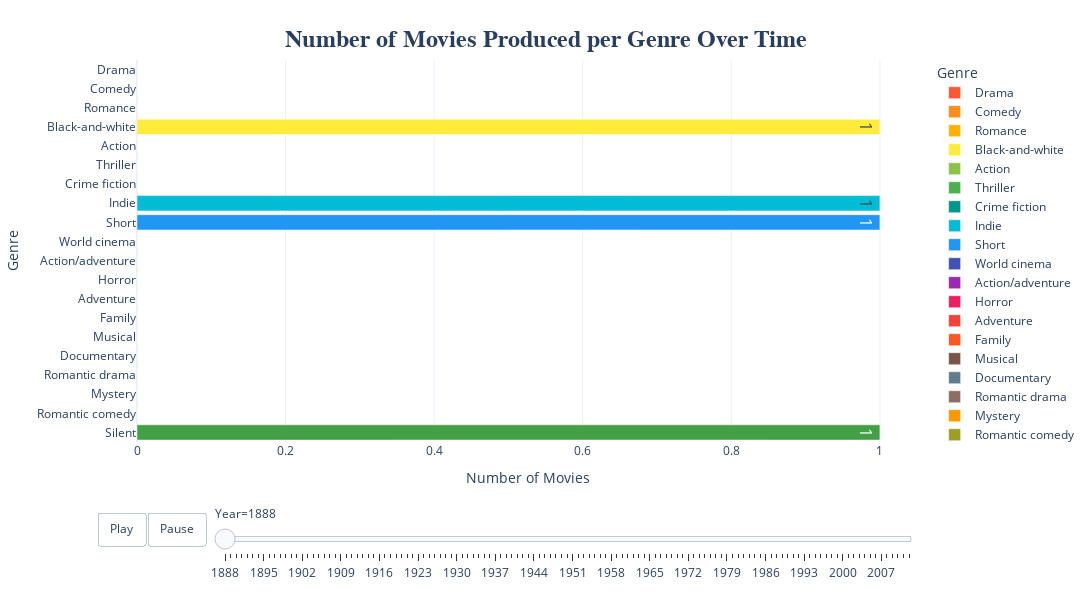

The cell this chart's notebook holds for it:
### Markdown cell above
## GRAPH: Movie Race: Number of Movies Produced per Genre Over Time

### Code cell
# Group by 'release_date' and 'genres', and count the number of movies
df_bar_race = (df_movies_tmdb_ratings
               .groupby(['release_date', 'genres'])
               .size()
               .reset_index(name='Count')
               .rename(columns={'release_date': 'Year', 'genres': 'Genre'}))

# Sort by 'Year' and 'Genre' and apply cumulative sum
df_bar_race.sort_values(by=['Genre', 'Year'], inplace=True)
df_bar_race['Count'] = df_bar_race.groupby('Genre')['Count'].cumsum()

# Create a full range of years and all genre combinations
#df_bar_race['Year'] = df_bar_race['Year'].dt.year

min_year, max_year = df_bar_race['Year'].min(), df_bar_race['Year'].max()

all_years = pd.Series(range(min_year, max_year + 1), name='Year')
all_combinations = pd.MultiIndex.from_product([all_years, all_genres], names=['Year', 'Genre']).to_frame(index=False)

# Merge with the existing dataframe and fill missing values
df_bar_race_full = all_combinations.merge(df_bar_race, on=['Year', 'Genre'], how='left')
df_bar_race_full['Count'] = df_bar_race_full.groupby('Genre')['Count'].ffill().fillna(0)


# Plot the bar race 
fig = px.bar(
    df_bar_race_full,
    x='Count',
    y='Genre',
    color='Genre',
    animation_frame='Year',
    orientation='h',
    labels={'Count': 'Number of Movies', 'Genre': 'Genre'},
    text_auto = True,
    template='plotly_white',
    color_discrete_map = genres_palette
)

# Update traces and layout
fig.update_traces(textposition = 'inside', textfont_size = 50)
fig.update_layout(
    title={'text': 'Number of Movies Produced per Genre Over Time',
           'font': {'size': 24, 'family': 'Arial', 'weight': 'bold'}, 
           'x': 0.5,
           'y': 0.95,
           'xanchor':'center',
           'yanchor':'top'},
    height=600,  
    width=1600   
)

# Set the duration
fig.update_layout(
    updatemenus=[{
        'type': 'buttons',
        'showactive': False,
        'buttons': [{
            'label': 'Play',
            'method': 'animate',
            'args': [None, {'frame': {'duration': 500, 'redraw': True}, 'fromcurrent': True}]
        }, {
            'label': 'Pause',
            'method': 'animate',
            'args': [[None], {'frame': {'duration': 0, 'redraw': False}, 'mode': 'immediate'}]
        }]
    }]
)


fig.show()

### Figure 1 — Plotly figure (JSON) as saved in the notebook; plotly's stock layout.template omitted (floating-point values rounded to 4 significant figures)
{"data": [{"alignmentgroup": "True", "hovertemplate": "Genre=%{y}<br>Year=1888<br>Number of Movies=%{x}<extra></extra>", "legendgroup": "Drama", "marker": {"color": "#FF5733", "pattern": {"shape": ""}}, "name": "Drama", "offsetgroup": "Drama", "orientation": "h", "showlegend": true, "textfont": {"size": 50}, "textposition": "inside", "texttemplate": "%{x}", "type": "bar", "x": [0], "xaxis": "x", "y": ["Drama"], "yaxis": "y"}, {"alignmentgroup": "True", "hovertemplate": "Genre=%{y}<br>Year=1888<br>Number of Movies=%{x}<extra></extra>", "legendgroup": "Comedy", "marker": {"color": "#FF8D1A", "pattern": {"shape": ""}}, "name": "Comedy", "offsetgroup": "Comedy", "orientation": "h", "showlegend": true, "textfont": {"size": 50}, "textposition": "inside", "texttemplate": "%{x}", "type": "bar", "x": [0], "xaxis": "x", "y": ["Comedy"], "yaxis": "y"}, {"alignmentgroup": "True", "hovertemplate": "Genre=%{y}<br>Year=1888<br>Number of Movies=%{x}<extra></extra>", "legendgroup": "Romance", "marker": {"color": "#FFB300", "pattern": {"shape": ""}}, "name": "Romance", "offsetgroup": "Romance", "orientation": "h", "showlegend": true, "textfont": {"size": 50}, "textposition": "inside", "texttemplate": "%{x}", "type": "bar", "x": [0], "xaxis": "x", "y": ["Romance"], "yaxis": "y"}, {"alignmentgroup": "True", "hovertemplate": "Genre=%{y}<br>Year=1888<br>Number of Movies=%{x}<extra></extra>", "legendgroup": "Black-and-white", "marker": {"color": "#FFEB3B", "pattern": {"shape": ""}}, "name": "Black-and-white", "offsetgroup": "Black-and-white", "orientation": "h", "showlegend": true, "textfont": {"size": 50}, "textposition": "inside", "texttemplate": "%{x}", "type": "bar", "x": [1], "xaxis": "x", "y": ["Black-and-white"], "yaxis": "y"}, {"alignmentgroup": "True", "hovertemplate": "Genre=%{y}<br>Year=1888<br>Number of Movies=%{x}<extra></extra>", "legendgroup": "Action", "marker": {"color": "#8BC34A", "pattern": {"shape": ""}}, "name": "Action", "offsetgroup": "Action", "orientation": "h", "showlegend": true, "textfont": {"size": 50}, "textposition": "inside", "texttemplate": "%{x}", "type": "bar", "x": [0], "xaxis": "x", "y": ["Action"], "yaxis": "y"}, {"alignmentgroup": "True", "hovertemplate": "Genre=%{y}<br>Year=1888<br>Number of Movies=%{x}<extra></extra>", "legendgroup": "Thriller", "marker": {"color": "#4CAF50", "pattern": {"shape": ""}}, "name": "Thriller", "offsetgroup": "Thriller", "orientation": "h", "showlegend": true, "textfont": {"size": 50}, "textposition": "inside", "texttemplate": "%{x}", "type": "bar", "x": [0], "xaxis": "x", "y": ["Thriller"], "yaxis": "y"}, {"alignmentgroup": "True", "hovertemplate": "Genre=%{y}<br>Year=1888<br>Number of Movies=%{x}<extra></extra>", "legendgroup": "Crime fiction", "marker": {"color": "#009688", "pattern": {"shape": ""}}, "name": "Crime fiction", "offsetgroup": "Crime fiction", "orientation": "h", "showlegend": true, "textfont": {"size": 50}, "textposition": "inside", "texttemplate": "%{x}", "type": "bar", "x": [0], "xaxis": "x", "y": ["Crime fiction"], "yaxis": "y"}, {"alignmentgroup": "True", "hovertemplate": "Genre=%{y}<br>Year=1888<br>Number of Movies=%{x}<extra></extra>", "legendgroup": "Indie", "marker": {"color": "#00BCD4", "pattern": {"shape": ""}}, "name": "Indie", "offsetgroup": "Indie", "orientation": "h", "showlegend": true, "textfont": {"size": 50}, "textposition": "inside", "texttemplate": "%{x}", "type": "bar", "x": [1], "xaxis": "x", "y": ["Indie"], "yaxis": "y"}, {"alignmentgroup": "True", "hovertemplate": "Genre=%{y}<br>Year=1888<br>Number of Movies=%{x}<extra></extra>", "legendgroup": "Short", "marker": {"color": "#2196F3", "pattern": {"shape": ""}}, "name": "Short", "offsetgroup": "Short", "orientation": "h", "showlegend": true, "textfont": {"size": 50}, "textposition": "inside", "texttemplate": "%{x}", "type": "bar", "x": [1], "xaxis": "x", "y": ["Short"], "yaxis": "y"}, {"alignmentgroup": "True", "hovertemplate": "Genre=%{y}<br>Year=1888<br>Number of Movies=%{x}<extra></extra>", "legendgroup": "World cinema", "marker": {"color": "#3F51B5", "pattern": {"shape": ""}}, "name": "World cinema", "offsetgroup": "World cinema", "orientation": "h", "showlegend": true, "textfont": {"size": 50}, "textposition": "inside", "texttemplate": "%{x}", "type": "bar", "x": [0], "xaxis": "x", "y": ["World cinema"], "yaxis": "y"}, {"alignmentgroup": "True", "hovertemplate": "Genre=%{y}<br>Year=1888<br>Number of Movies=%{x}<extra></extra>", "legendgroup": "Action/adventure", "marker": {"color": "#9C27B0", "pattern": {"shape": ""}}, "name": "Action/adventure", "offsetgroup": "Action/adventure", "orientation": "h", "showlegend": true, "textfont": {"size": 50}, "textposition": "inside", "texttemplate": "%{x}", "type": "bar", "x": [0], "xaxis": "x", "y": ["Action/adventure"], "yaxis": "y"}, {"alignmentgroup": "True", "hovertemplate": "Genre=%{y}<br>Year=1888<br>Number of Movies=%{x}<extra></extra>", "legendgroup": "Horror", "marker": {"color": "#E91E63", "pattern": {"shape": ""}}, "name": "Horror", "offsetgroup": "Horror", "orientation": "h", "showlegend": true, "textfont": {"size": 50}, "textposition": "inside", "texttemplate": "%{x}", "type": "bar", "x": [0], "xaxis": "x", "y": ["Horror"], "yaxis": "y"}, {"alignmentgroup": "True", "hovertemplate": "Genre=%{y}<br>Year=1888<br>Number of Movies=%{x}<extra></extra>", "legendgroup": "Adventure", "marker": {"color": "#F44336", "pattern": {"shape": ""}}, "name": "Adventure", "offsetgroup": "Adventure", "orientation": "h", "showlegend": true, "textfont": {"size": 50}, "textposition": "inside", "texttemplate": "%{x}", "type": "bar", "x": [0], "xaxis": "x", "y": ["Adventure"], "yaxis": "y"}, {"alignmentgroup": "True", "hovertemplate": "Genre=%{y}<br>Year=1888<br>Number of Movies=%{x}<extra></extra>", "legendgroup": "Family", "marker": {"color": "#FF5722", "pattern": {"shape": ""}}, "name": "Family", "offsetgroup": "Family", "orientation": "h", "showlegend": true, "textfont": {"size": 50}, "textposition": "inside", "texttemplate": "%{x}", "type": "bar", "x": [0], "xaxis": "x", "y": ["Family"], "yaxis": "y"}, {"alignmentgroup": "True", "hovertemplate": "Genre=%{y}<br>Year=1888<br>Number of Movies=%{x}<extra></extra>", "legendgroup": "Musical", "marker": {"color": "#795548", "pattern": {"shape": ""}}, "name": "Musical", "offsetgroup": "Musical", "orientation": "h", "showlegend": true, "textfont": {"size": 50}, "textposition": "inside", "texttemplate": "%{x}", "type": "bar", "x": [0], "xaxis": "x", "y": ["Musical"], "yaxis": "y"}, {"alignmentgroup": "True", "hovertemplate": "Genre=%{y}<br>Year=1888<br>Number of Movies=%{x}<extra></extra>", "legendgroup": "Documentary", "marker": {"color": "#607D8B", "pattern": {"shape": ""}}, "name": "Documentary", "offsetgroup": "Documentary", "orientation": "h", "showlegend": true, "textfont": {"size": 50}, "textposition": "inside", "texttemplate": "%{x}", "type": "bar", "x": [0], "xaxis": "x", "y": ["Documentary"], "yaxis": "y"}, {"alignmentgroup": "True", "hovertemplate": "Genre=%{y}<br>Year=1888<br>Number of Movies=%{x}<extra></extra>", "legendgroup": "Romantic drama", "marker": {"color": "#8D6E63", "pattern": {"shape": ""}}, "name": "Romantic drama", "offsetgroup": "Romantic drama", "orientation": "h", "showlegend": true, "textfont": {"size": 50}, "textposition": "inside", "texttemplate": "%{x}", "type": "bar", "x": [0], "xaxis": "x", "y": ["Romantic drama"], "yaxis": "y"}, {"alignmentgroup": "True", "hovertemplate": "Genre=%{y}<br>Year=1888<br>Number of Movies=%{x}<extra></extra>", "legendgroup": "Mystery", "marker": {"color": "#FF9800", "pattern": {"shape": ""}}, "name": "Mystery", "offsetgroup": "Mystery", "orientation": "h", "showlegend": true, "textfont": {"size": 50}, "textposition": "inside", "texttemplate": "%{x}", "type": "bar", "x": [0], "xaxis": "x", "y": ["Mystery"], "yaxis": "y"}, {"alignmentgroup": "True", "hovertemplate": "Genre=%{y}<br>Year=1888<br>Number of Movies=%{x}<extra></extra>", "legendgroup": "Romantic comedy", "marker": {"color": "#9E9D24", "pattern": {"shape": ""}}, "name": "Romantic comedy", "offsetgroup": "Romantic comedy", "orientation": "h", "showlegend": true, "textfont": {"size": 50}, "textposition": "inside", "texttemplate": "%{x}", "type": "bar", "x": [0], "xaxis": "x", "y": ["Romantic comedy"], "yaxis": "y"}, {"alignmentgroup": "True", "hovertemplate": "Genre=%{y}<br>Year=1888<br>Number of Movies=%{x}<extra></extra>", "legendgroup": "Silent", "marker": {"color": "#43A047", "pattern": {"shape": ""}}, "name": "Silent", "offsetgroup": "Silent", "orientation": "h", "showlegend": true, "textfont": {"size": 50}, "textposition": "inside", "texttemplate": "%{x}", "type": "bar", "x": [1], "xaxis": "x", "y": ["Silent"], "yaxis": "y"}], "layout": {"barmode": "relative", "height": 600, "legend": {"title": {"text": "Genre"}, "tracegroupgap": 0}, "margin": {"t": 60}, "sliders": [{"active": 0, "currentvalue": {"prefix": "Year="}, "len": 0.9, "pad": {"b": 10, "t": 60}, "steps": [{"args": [["1888"], {"frame": {"duration": 0, "redraw": true}, "fromcurrent": true, "mode": "immediate", "transition": {"duration": 0, "easing": "linear"}}], "label": "1888", "method": "animate"}, {"args": [["1889"], {"frame": {"duration": 0, "redraw": true}, "fromcurrent": true, "mode": "immediate", "transition": {"duration": 0, "easing": "linear"}}], "label": "1889", "method": "animate"}, {"args": [["1890"], {"frame": {"duration": 0, "redraw": true}, "fromcurrent": true, "mode": "immediate", "transition": {"duration": 0, "easing": "linear"}}], "label": "1890", "method": "animate"}, {"args": [["1891"], {"frame": {"duration": 0, "redraw": true}, "fromcurrent": true, "mode": "immediate", "transition": {"duration": 0, "easing": "linear"}}], "label": "1891", "method": "animate"}, {"args": [["1892"], {"frame": {"duration": 0, "redraw": true}, "fromcurrent": true, "mode": "immediate", "transition": {"duration": 0, "easing": "linear"}}], "label": "1892", "method": "animate"}, {"args": [["1893"], {"frame": {"duration": 0, "redraw": true}, "fromcurrent": true, "mode": "immediate", "transition": {"duration": 0, "easing": "linear"}}], "label": "1893", "method": "animate"}, {"args": [["1894"], {"frame": {"duration": 0, "redraw": true}, "fromcurrent": true, "mode": "immediate", "transition": {"duration": 0, "easing": "linear"}}], "label": "1894", "method": "animate"}, {"args": [["1895"], {"frame": {"duration": 0, "redraw": true}, "fromcurrent": true, "mode": "immediate", "transition": {"duration": 0, "easing": "linear"}}], "label": "1895", "method": "animate"}, {"args": [["1896"], {"frame": {"duration": 0, "redraw": true}, "fromcurrent": true, "mode": "immediate", "transition": {"duration": 0, "easing": "linear"}}], "label": "1896", "method": "animate"}, {"args": [["1897"], {"frame": {"duration": 0, "redraw": true}, "fromcurrent": true, "mode": "immediate", "transition": {"duration": 0, "easing": "linear"}}], "label": "1897", "method": "animate"}, {"args": [["1898"], {"frame": {"duration": 0, "redraw": true}, "fromcurrent": true, "mode": "immediate", "transition": {"duration": 0, "easing": "linear"}}], "label": "1898", "method": "animate"}, {"args": [["1899"], {"frame": {"duration": 0, "redraw": true}, "fromcurrent": true, "mode": "immediate", "transition": {"duration": 0, "easing": "linear"}}], "label": "1899", "method": "animate"}, {"args": [["1900"], {"frame": {"duration": 0, "redraw": true}, "fromcurrent": true, "mode": "immediate", "transition": {"duration": 0, "easing": "linear"}}], "label": "1900", "method": "animate"}, {"args": [["1901"], {"frame": {"duration": 0, "redraw": true}, "fromcurrent": true, "mode": "immediate", "transition": {"duration": 0, "easing": "linear"}}], "label": "1901", "method": "animate"}, {"args": [["1902"], {"frame": {"duration": 0, "redraw": true}, "fromcurrent": true, "mode": "immediate", "transition": {"duration": 0, "easing": "linear"}}], "label": "1902", "method": "animate"}, {"args": [["1903"], {"frame": {"duration": 0, "redraw": true}, "fromcurrent": true, "mode": "immediate", "transition": {"duration": 0, "easing": "linear"}}], "label": "1903", "method": "animate"}, {"args": [["1904"], {"frame": {"duration": 0, "redraw": true}, "fromcurrent": true, "mode": "immediate", "transition": {"duration": 0, "easing": "linear"}}], "label": "1904", "method": "animate"}, {"args": [["1905"], {"frame": {"duration": 0, "redraw": true}, "fromcurrent": true, "mode": "immediate", "transition": {"duration": 0, "easing": "linear"}}], "label": "1905", "method": "animate"}, {"args": [["1906"], {"frame": {"duration": 0, "redraw": true}, "fromcurrent": true, "mode": "immediate", "transition": {"duration": 0, "easing": "linear"}}], "label": "1906", "method": "animate"}, {"args": [["1907"], {"frame": {"duration": 0, "redraw": true}, "fromcurrent": true, "mode": "immediate", "transition": {"duration": 0, "easing": "linear"}}], "label": "1907", "method": "animate"}, {"args": [["1908"], {"frame": {"duration": 0, "redraw": true}, "fromcurrent": true, "mode": "immediate", "transition": {"duration": 0, "easing": "linear"}}], "label": "1908", "method": "animate"}, {"args": [["1909"], {"frame": {"duration": 0, "redraw": true}, "fromcurrent": true, "mode": "immediate", "transition": {"duration": 0, "easing": "linear"}}], "label": "1909", "method": "animate"}, {"args": [["1910"], {"frame": {"duration": 0, "redraw": true}, "fromcurrent": true, "mode": "immediate", "transition": {"duration": 0, "easing": "linear"}}], "label": "1910", "method": "animate"}, {"args": [["1911"], {"frame": {"duration": 0, "redraw": true}, "fromcurrent": true, "mode": "immediate", "transition": {"duration": 0, "easing": "linear"}}], "label": "1911", "method": "animate"}, {"args": [["1912"], {"frame": {"duration": 0, "redraw": true}, "fromcurrent": true, "mode": "immediate", "transition": {"duration": 0, "easing": "linear"}}], "label": "1912", "method": "animate"}, {"args": [["1913"], {"frame": {"duration": 0, "redraw": true}, "fromcurrent": true, "mode": "immediate", "transition": {"duration": 0, "easing": "linear"}}], "label": "1913", "method": "animate"}, {"args": [["1914"], {"frame": {"duration": 0, "redraw": true}, "fromcurrent": true, "mode": "immediate", "transition": {"duration": 0, "easing": "linear"}}], "label": "1914", "method": "animate"}, {"args": [["1915"], {"frame": {"duration": 0, "redraw": true}, "fromcurrent": true, "mode": "immediate", "transition": {"duration": 0, "easing": "linear"}}], "label": "1915", "method": "animate"}, {"args": [["1916"], {"frame": {"duration": 0, "redraw": true}, "fromcurrent": true, "mode": "immediate", "transition": {"duration": 0, "easing": "linear"}}], "label": "1916", "method": "animate"}, {"args": [["1917"], {"frame": {"duration": 0, "redraw": true}, "fromcurrent": true, "mode": "immediate", "transition": {"duration": 0, "easing": "linear"}}], "label": "1917", "method": "animate"}, {"args": [["1918"], {"frame": {"duration": 0, "redraw": true}, "fromcurrent": true, "mode": "immediate", "transition": {"duration": 0, "easing": "linear"}}], "label": "1918", "method": "animate"}, {"args": [["1919"], {"frame": {"duration": 0, "redraw": true}, "fromcurrent": true, "mode": "immediate", "transition": {"duration": 0, "easing": "linear"}}], "label": "1919", "method": "animate"}, {"args": [["1920"], {"frame": {"duration": 0, "redraw": true}, "fromcurrent": true, "mode": "immediate", "transition": {"duration": 0, "easing": "linear"}}], "label": "1920", "method": "animate"}, {"args": [["1921"], {"frame": {"duration": 0, "redraw": true}, "fromcurrent": true, "mode": "immediate", "transition": {"duration": 0, "easing": "linear"}}], "label": "1921", "method": "animate"}, {"args": [["1922"], {"frame": {"duration": 0, "redraw": true}, "fromcurrent": true, "mode": "immediate", "transition": {"duration": 0, "easing": "linear"}}], "label": "1922", "method": "animate"}, {"args": [["1923"], {"frame": {"duration": 0, "redraw": true}, "fromcurrent": true, "mode": "immediate", "transition": {"duration": 0, "easing": "linear"}}], "label": "1923", "method": "animate"}, {"args": [["1924"], {"frame": {"duration": 0, "redraw": true}, "fromcurrent": true, "mode": "immediate", "transition": {"duration": 0, "easing": "linear"}}], "label": "1924", "method": "animate"}, {"args": [["1925"], {"frame": {"duration": 0, "redraw": true}, "fromcurrent": true, "mode": "immediate", "transition": {"duration": 0, "easing": "linear"}}], "label": "1925", "method": "animate"}, {"args": [["1926"], {"frame": {"duration": 0, "redraw": true}, "fromcurrent": true, "mode": "immediate", "transition": {"duration": 0, "easing": "linear"}}], "label": "1926", "method": "animate"}, {"args": [["1927"], {"frame": {"duration": 0, "redraw": true}, "fromcurrent": true, "mode": "immediate", "transition": {"duration": 0, "easing": "linear"}}], "label": "1927", "method": "animate"}, {"args": [["1928"], {"frame": {"duration": 0, "redraw": true}, "fromcurrent": true, "mode": "immediate", "transition": {"duration": 0, "easing": "linear"}}], "label": "1928", "method": "animate"}, {"args": [["1929"], {"frame": {"duration": 0, "redraw": true}, "fromcurrent": true, "mode": "immediate", "transition": {"duration": 0, "easing": "linear"}}], "label": "1929", "method": "animate"}, {"args": [["1930"], {"frame": {"duration": 0, "redraw": true}, "fromcurrent": true, "mode": "immediate", "transition": {"duration": 0, "easing": "linear"}}], "label": "1930", "method": "animate"}, {"args": [["1931"], {"frame": {"duration": 0, "redraw": true}, "fromcurrent": true, "mode": "immediate", "transition": {"duration": 0, "easing": "linear"}}], "label": "1931", "method": "animate"}, {"args": [["1932"], {"frame": {"duration": 0, "redraw": true}, "fromcurrent": true, "mode": "immediate", "transition": {"duration": 0, "easing": "linear"}}], "label": "1932", "method": "animate"}, {"args": [["1933"], {"frame": {"duration": 0, "redraw": true}, "fromcurrent": true, "mode": "immediate", "transition": {"duration": 0, "easing": "linear"}}], "label": "1933", "method": "animate"}, {"args": [["1934"], {"frame": {"duration": 0, "redraw": true}, "fromcurrent": true, "mode": "immediate", "transition": {"duration": 0, "easing": "linear"}}], "label": "1934", "method": "animate"}, {"args": [["1935"], {"frame": {"duration": 0, "redraw": true}, "fromcurrent": true, "mode": "immediate", "transition": {"duration": 0, "easing": "linear"}}], "label": "1935", "method": "animate"}, {"args": [["1936"], {"frame": {"duration": 0, "redraw": true}, "fromcurrent": true, "mode": "immediate", "transition": {"duration": 0, "easing": "linear"}}], "label": "1936", "method": "animate"}, {"args": [["1937"], {"frame": {"duration": 0, "redraw": true}, "fromcurrent": true, "mode": "immediate", "transition": {"duration": 0, "easing": "linear"}}], "label": "1937", "method": "animate"}, {"args": [["1938"], {"frame": {"duration": 0, "redraw": true}, "fromcurrent": true, "mode": "immediate", "transition": {"duration": 0, "easing": "linear"}}], "label": "1938", "method": "animate"}, {"args": [["1939"], {"frame": {"duration": 0, "redraw": true}, "fromcurrent": true, "mode": "immediate", "transition": {"duration": 0, "easing": "linear"}}], "label": "1939", "method": "animate"}, {"args": [["1940"], {"frame": {"duration": 0, "redraw": true}, "fromcurrent": true, "mode": "immediate", "transition": {"duration": 0, "easing": "linear"}}], "label": "1940", "method": "animate"}, {"args": [["1941"], {"frame": {"duration": 0, "redraw": true}, "fromcurrent": true, "mode": "immediate", "transition": {"duration": 0, "easing": "linear"}}], "label": "1941", "method": "animate"}, {"args": [["1942"], {"frame": {"duration": 0, "redraw": true}, "fromcurrent": true, "mode": "immediate", "transition": {"duration": 0, "easing": "linear"}}], "label": "1942", "method": "animate"}, {"args": [["1943"], {"frame": {"duration": 0, "redraw": true}, "fromcurrent": true, "mode": "immediate", "transition": {"duration": 0, "easing": "linear"}}], "label": "1943", "method": "animate"}, {"args": [["1944"], {"frame": {"duration": 0, "redraw": true}, "fromcurrent": true, "mode": "immediate", "transition": {"duration": 0, "easing": "linear"}}], "label": "1944", "method": "animate"}, {"args": [["1945"], {"frame": {"duration": 0, "redraw": true}, "fromcurrent": true, "mode": "immediate", "transition": {"duration": 0, "easing": "linear"}}], "label": "1945", "method": "animate"}, {"args": [["1946"], {"frame": {"duration": 0, "redraw": true}, "fromcurrent": true, "mode": "immediate", "transition": {"duration": 0, "easing": "linear"}}], "label": "1946", "method": "animate"}, {"args": [["1947"], {"frame": {"duration": 0, "redraw": true}, "fromcurrent": true, "mode": "immediate", "transition": {"duration": 0, "easing": "linear"}}], "label": "1947", "method": "animate"}, {"args": [["1948"], {"frame": {"duration": 0, "redraw": true}, "fromcurrent": true, "mode": "immediate", "transition": {"duration": 0, "easing": "linear"}}], "label": "1948", "method": "animate"}, {"args": [["1949"], {"frame": {"duration": 0, "redraw": true}, "fromcurrent": true, "mode": "immediate", "transition": {"duration": 0, "easing": "linear"}}], "label": "1949", "method": "animate"}, {"args": [["1950"], {"frame": {"duration": 0, "redraw": true}, "fromcurrent": true, "mode": "immediate", "transition": {"duration": 0, "easing": "linear"}}], "label": "1950", "method": "animate"}, {"args": [["1951"], {"frame": {"duration": 0, "redraw": true}, "fromcurrent": true, "mode": "immediate", "transition": {"duration": 0, "easing": "linear"}}], "label": "1951", "method": "animate"}, {"args": [["1952"], {"frame": {"duration": 0, "redraw": true}, "fromcurrent": true, "mode": "immediate", "transition": {"duration": 0, "easing": "linear"}}], "label": "1952", "method": "animate"}, {"args": [["1953"], {"frame": {"duration": 0, "redraw": true}, "fromcurrent": true, "mode": "immediate", "transition": {"duration": 0, "easing": "linear"}}], "label": "1953", "method": "animate"}, {"args": [["1954"], {"frame": {"duration": 0, "redraw": true}, "fromcurrent": true, "mode": "immediate", "transition": {"duration": 0, "easing": "linear"}}], "label": "1954", "method": "animate"}, {"args": [["1955"], {"frame": {"duration": 0, "redraw": true}, "fromcurrent": true, "mode": "immediate", "transition": {"duration": 0, "easing": "linear"}}], "label": "1955", "method": "animate"}, {"args": [["1956"], {"frame": {"duration": 0, "redraw": true}, "fromcurrent": true, "mode": "immediate", "transition": {"duration": 0, "easing": "linear"}}], "label": "1956", "method": "animate"}, {"args": [["1957"], {"frame": {"duration": 0, "redraw": true}, "fromcurrent": true, "mode": "immediate", "transition": {"duration": 0, "easing": "linear"}}], "label": "1957", "method": "animate"}, {"args": [["1958"], {"frame": {"duration": 0, "redraw": true}, "fromcurrent": true, "mode": "immediate", "transition": {"duration": 0, "easing": "linear"}}], "label": "1958", "method": "animate"}, {"args": [["1959"], {"frame": {"duration": 0, "redraw": true}, "fromcurrent": true, "mode": "immediate", "transition": {"duration": 0, "easing": "linear"}}], "label": "1959", "method": "animate"}, {"args": [["1960"], {"frame": {"duration": 0, "redraw": true}, "fromcurrent": true, "mode": "immediate", "transition": {"duration": 0, "easing": "linear"}}], "label": "1960", "method": "animate"}, {"args": [["1961"], {"frame": {"duration": 0, "redraw": true}, "fromcurrent": true, "mode": "immediate", "transition": {"duration": 0, "easing": "linear"}}], "label": "1961", "method": "animate"}, {"args": [["1962"], {"frame": {"duration": 0, "redraw": true}, "fromcurrent": true, "mode": "immediate", "transition": {"duration": 0, "easing": "linear"}}], "label": "1962", "method": "animate"}, {"args": [["1963"], {"frame": {"duration": 0, "redraw": true}, "fromcurrent": true, "mode": "immediate", "transition": {"duration": 0, "easing": "linear"}}], "label": "1963", "method": "animate"}, {"args": [["1964"], {"frame": {"duration": 0, "redraw": true}, "fromcurrent": true, "mode": "immediate", "transition": {"duration": 0, "easing": "linear"}}], "label": "1964", "method": "animate"}, {"args": [["1965"], {"frame": {"duration": 0, "redraw": true}, "fromcurrent": true, "mode": "immediate", "transition": {"duration": 0, "easing": "linear"}}], "label": "1965", "method": "animate"}, {"args": [["1966"], {"frame": {"duration": 0, "redraw": true}, "fromcurrent": true, "mode": "immediate", "transition": {"duration": 0, "easing": "linear"}}], "label": "1966", "method": "animate"}, {"args": [["1967"], {"frame": {"duration": 0, "redraw": true}, "fromcurrent": true, "mode": "immediate", "transition": {"duration": 0, "easing": "linear"}}], "label": "1967", "method": "animate"}, {"args": [["1968"], {"frame": {"duration": 0, "redraw": true}, "fromcurrent": true, "mode": "immediate", "transition": {"duration": 0, "easing": "linear"}}], "label": "1968", "method": "animate"}, {"args": [["1969"], {"frame": {"duration": 0, "redraw": true}, "fromcurrent": true, "mode": "immediate", "transition": {"duration": 0, "easing": "linear"}}], "label": "1969", "method": "animate"}, {"args": [["1970"], {"frame": {"duration": 0, "redraw": true}, "fromcurrent": true, "mode": "immediate", "transition": {"duration": 0, "easing": "linear"}}], "label": "1970", "method": "animate"}, {"args": [["1971"], {"frame": {"duration": 0, "redraw": true}, "fromcurrent": true, "mode": "immediate", "transition": {"duration": 0, "easing": "linear"}}], "label": "1971", "method": "animate"}, {"args": [["1972"], {"frame": {"duration": 0, "redraw": true}, "fromcurrent": true, "mode": "immediate", "transition": {"duration": 0, "easing": "linear"}}], "label": "1972", "method": "animate"}, {"args": [["1973"], {"frame": {"duration": 0, "redraw": true}, "fromcurrent": true, "mode": "immediate", "transition": {"duration": 0, "easing": "linear"}}], "label": "1973", "method": "animate"}, {"args": [["1974"], {"frame": {"duration": 0, "redraw": true}, "fromcurrent": true, "mode": "immediate", "transition": {"duration": 0, "easing": "linear"}}], "label": "1974", "method": "animate"}, {"args": [["1975"], {"frame": {"duration": 0, "redraw": true}, "fromcurrent": true, "mode": "immediate", "transition": {"duration": 0, "easing": "linear"}}], "label": "1975", "method": "animate"}, {"args": [["1976"], {"frame": {"duration": 0, "redraw": true}, "fromcurrent": true, "mode": "immediate", "transition": {"duration": 0, "easing": "linear"}}], "label": "1976", "method": "animate"}, {"args": [["1977"], {"frame": {"duration": 0, "redraw": true}, "fromcurrent": true, "mode": "immediate", "transition": {"duration": 0, "easing": "linear"}}], "label": "1977", "method": "animate"}, {"args": [["1978"], {"frame": {"duration": 0, "redraw": true}, "fromcurrent": true, "mode": "immediate", "transition": {"duration": 0, "easing": "linear"}}], "label": "1978", "method": "animate"}, {"args": [["1979"], {"frame": {"duration": 0, "redraw": true}, "fromcurrent": true, "mode": "immediate", "transition": {"duration": 0, "easing": "linear"}}], "label": "1979", "method": "animate"}, {"args": [["1980"], {"frame": {"duration": 0, "redraw": true}, "fromcurrent": true, "mode": "immediate", "transition": {"duration": 0, "easing": "linear"}}], "label": "1980", "method": "animate"}, {"args": [["1981"], {"frame": {"duration": 0, "redraw": true}, "fromcurrent": true, "mode": "immediate", "transition": {"duration": 0, "easing": "linear"}}], "label": "1981", "method": "animate"}, {"args": [["1982"], {"frame": {"duration": 0, "redraw": true}, "fromcurrent": true, "mode": "immediate", "transition": {"duration": 0, "easing": "linear"}}], "label": "1982", "method": "animate"}, {"args": [["1983"], {"frame": {"duration": 0, "redraw": true}, "fromcurrent": true, "mode": "immediate", "transition": {"duration": 0, "easing": "linear"}}], "label": "1983", "method": "animate"}, {"args": [["1984"], {"frame": {"duration": 0, "redraw": true}, "fromcurrent": true, "mode": "immediate", "transition": {"duration": 0, "easing": "linear"}}], "label": "1984", "method": "animate"}, {"args": [["1985"], {"frame": {"duration": 0, "redraw": true}, "fromcurrent": true, "mode": "immediate", "transition": {"duration": 0, "easing": "linear"}}], "label": "1985", "method": "animate"}, {"args": [["1986"], {"frame": {"duration": 0, "redraw": true}, "fromcurrent": true, "mode": "immediate", "transition": {"duration": 0, "easing": "linear"}}], "label": "1986", "method": "animate"}, {"args": [["1987"], {"frame": {"duration": 0, "redraw": true}, "fromcurrent": true, "mode": "immediate", "transition": {"duration": 0, "easing": "linear"}}], "label": "1987", "method": "animate"}, {"args": [["1988"], {"frame": {"duration": 0, "redraw": true}, "fromcurrent": true, "mode": "immediate", "transition": {"duration": 0, "easing": "linear"}}], "label": "1988", "method": "animate"}, {"args": [["1989"], {"frame": {"duration": 0, "redraw": true}, "fromcurrent": true, "mode": "immediate", "transition": {"duration": 0, "easing": "linear"}}], "label": "1989", "method": "animate"}, {"args": [["1990"], {"frame": {"duration": 0, "redraw": true}, "fromcurrent": true, "mode": "immediate", "transition": {"duration": 0, "easing": "linear"}}], "label": "1990", "method": "animate"}, {"args": [["1991"], {"frame": {"duration": 0, "redraw": true}, "fromcurrent": true, "mode": "immediate", "transition": {"duration": 0, "easing": "linear"}}], "label": "1991", "method": "animate"}, {"args": [["1992"], {"frame": {"duration": 0, "redraw": true}, "fromcurrent": true, "mode": "immediate", "transition": {"duration": 0, "easing": "linear"}}], "label": "1992", "method": "animate"}, {"args": [["1993"], {"frame": {"duration": 0, "redraw": true}, "fromcurrent": true, "mode": "immediate", "transition": {"duration": 0, "easing": "linear"}}], "label": "1993", "method": "animate"}, {"args": [["1994"], {"frame": {"duration": 0, "redraw": true}, "fromcurrent": true, "mode": "immediate", "transition": {"duration": 0, "easing": "linear"}}], "label": "1994", "method": "animate"}, {"args": [["1995"], {"frame": {"duration": 0, "redraw": true}, "fromcurrent": true, "mode": "immediate", "transition": {"duration": 0, "easing": "linear"}}], "label": "1995", "method": "animate"}, {"args": [["1996"], {"frame": {"duration": 0, "redraw": true}, "fromcurrent": true, "mode": "immediate", "transition": {"duration": 0, "easing": "linear"}}], "label": "1996", "method": "animate"}, {"args": [["1997"], {"frame": {"duration": 0, "redraw": true}, "fromcurrent": true, "mode": "immediate", "transition": {"duration": 0, "easing": "linear"}}], "label": "1997", "method": "animate"}, {"args": [["1998"], {"frame": {"duration": 0, "redraw": true}, "fromcurrent": true, "mode": "immediate", "transition": {"duration": 0, "easing": "linear"}}], "label": "1998", "method": "animate"}, {"args": [["1999"], {"frame": {"duration": 0, "redraw": true}, "fromcurrent": true, "mode": "immediate", "transition": {"duration": 0, "easing": "linear"}}], "label": "1999", "method": "animate"}, {"args": [["2000"], {"frame": {"duration": 0, "redraw": true}, "fromcurrent": true, "mode": "immediate", "transition": {"duration": 0, "easing": "linear"}}], "label": "2000", "method": "animate"}, {"args": [["2001"], {"frame": {"duration": 0, "redraw": true}, "fromcurrent": true, "mode": "immediate", "transition": {"duration": 0, "easing": "linear"}}], "label": "2001", "method": "animate"}, {"args": [["2002"], {"frame": {"duration": 0, "redraw": true}, "fromcurrent": true, "mode": "immediate", "transition": {"duration": 0, "easing": "linear"}}], "label": "2002", "method": "animate"}, {"args": [["2003"], {"frame": {"duration": 0, "redraw": true}, "fromcurrent": true, "mode": "immediate", "transition": {"duration": 0, "easing": "linear"}}], "label": "2003", "method": "animate"}, {"args": [["2004"], {"frame": {"duration": 0, "redraw": true}, "fromcurrent": true, "mode": "immediate", "transition": {"duration": 0, "easing": "linear"}}], "label": "2004", "method": "animate"}, {"args": [["2005"], {"frame": {"duration": 0, "redraw": true}, "fromcurrent": true, "mode": "immediate", "transition": {"duration": 0, "easing": "linear"}}], "label": "2005", "method": "animate"}, {"args": [["2006"], {"frame": {"duration": 0, "redraw": true}, "fromcurrent": true, "mode": "immediate", "transition": {"duration": 0, "easing": "linear"}}], "label": "2006", "method": "animate"}, {"args": [["2007"], {"frame": {"duration": 0, "redraw": true}, "fromcurrent": true, "mode": "immediate", "transition": {"duration": 0, "easing": "linear"}}], "label": "2007", "method": "animate"}, {"args": [["2008"], {"frame": {"duration": 0, "redraw": true}, "fromcurrent": true, "mode": "immediate", "transition": {"duration": 0, "easing": "linear"}}], "label": "2008", "method": "animate"}, {"args": [["2009"], {"frame": {"duration": 0, "redraw": true}, "fromcurrent": true, "mode": "immediate", "transition": {"duration": 0, "easing": "linear"}}], "label": "2009", "method": "animate"}, {"args": [["2010"], {"frame": {"duration": 0, "redraw": true}, "fromcurrent": true, "mode": "immediate", "transition": {"duration": 0, "easing": "linear"}}], "label": "2010", "method": "animate"}, {"args": [["2011"], {"frame": {"duration": 0, "redraw": true}, "fromcurrent": true, "mode": "immediate", "transition": {"duration": 0, "easing": "linear"}}], "label": "2011", "method": "animate"}, {"args": [["2012"], {"frame": {"duration": 0, "redraw": true}, "fromcurrent": true, "mode": "immediate", "transition": {"duration": 0, "easing": "linear"}}], "label": "2012", "method": "animate"}], "x": 0.1, "xanchor": "left", "y": 0, "yanchor": "top"}], "title": {"font": {"family": "Arial", "size": 24, "weight": "bold"}, "text": "Number of Movies Produced per Genre Over Time", "x": 0.5, "xanchor": "center", "y": 0.95, "yanchor": "top"}, "updatemenus": [{"buttons": [{"args": [null, {"frame": {"duration": 500, "redraw": true}, "fromcurrent": true}], "label": "Play", "method": "animate"}, {"args": [[null], {"frame": {"duration": 0, "redraw": false}, "mode": "immediate"}], "label": "Pause", "method": "animate"}], "direction": "left", "pad": {"r": 10, "t": 70}, "showactive": false, "type": "buttons", "x": 0.1, "xanchor": "right", "y": 0, "yanchor": "top"}], "width": 1600, "xaxis": {"anchor": "y", "domain": [0, 1], "title": {"text": "Number of Movies"}}, "yaxis": {"anchor": "x", "categoryarray": ["Silent", "Romantic comedy", "Mystery", "Romantic drama", "Documentary", "Musical", "Family", "Adventure", "Horror", "Action/adventure", "World cinema", "Short", "Indie", "Crime fiction", "Thriller", "Action", "Black-and-white", "Romance", "Comedy", "Drama"], "categoryorder": "array", "domain": [0, 1], "title": {"text": "Genre"}}}}
